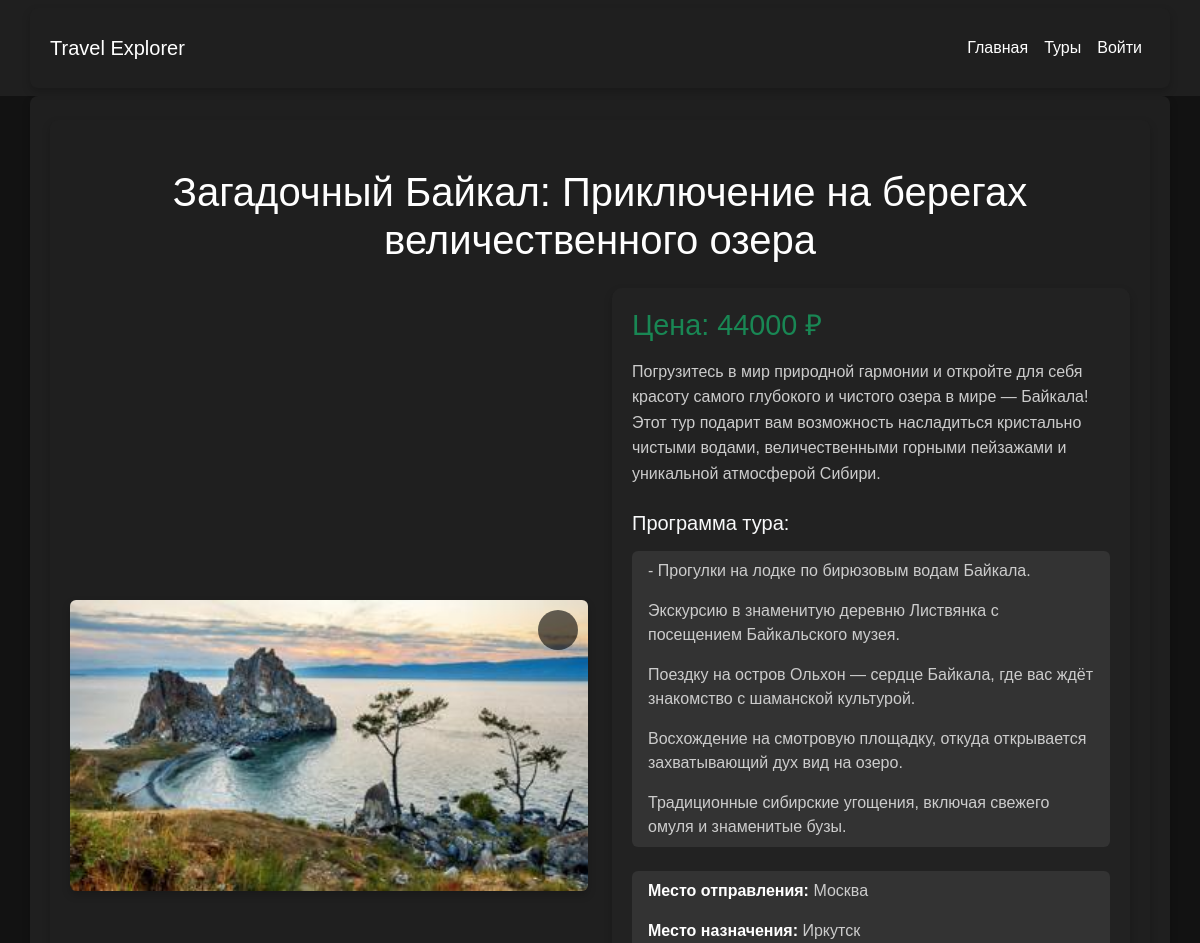
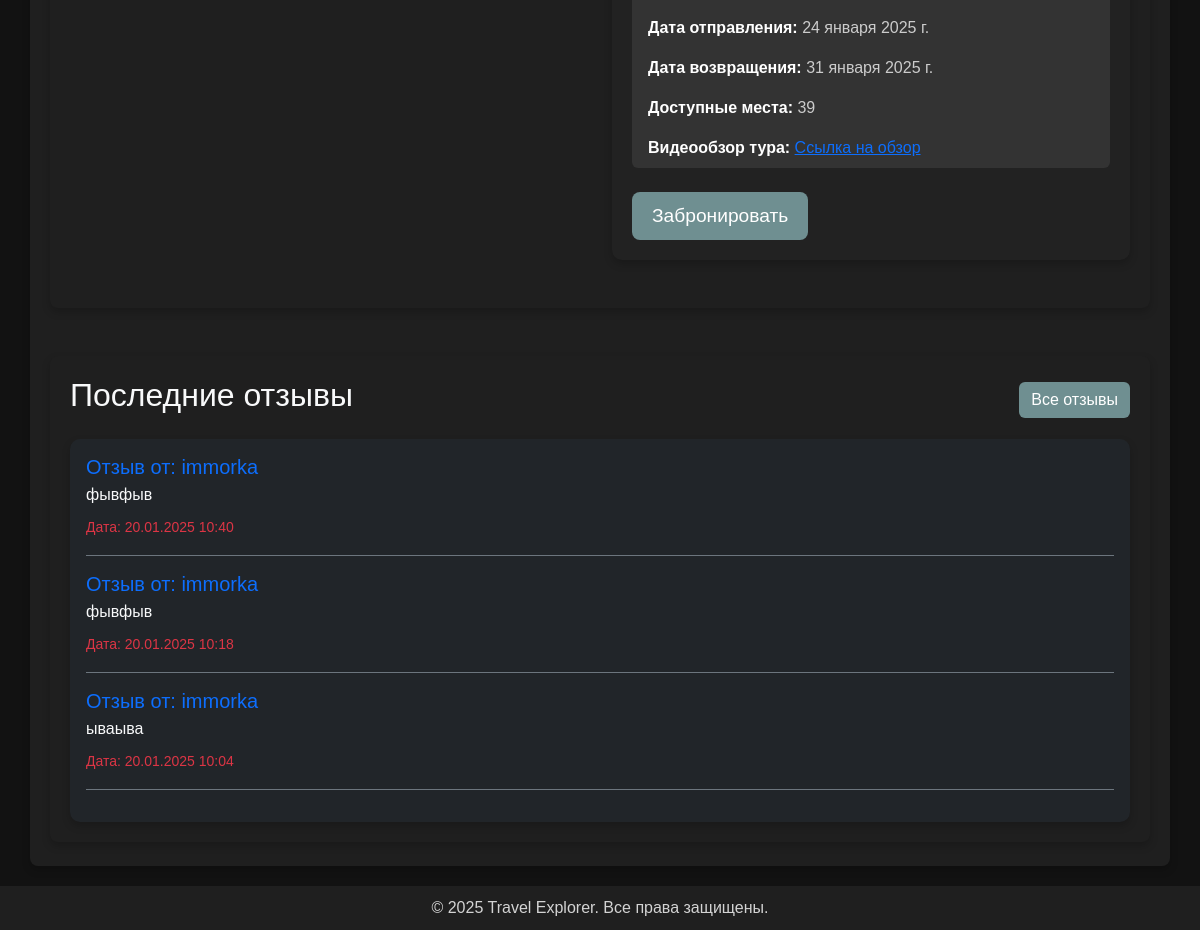
The app's page /tour/4/, older data (2 pictures, top to bottom).
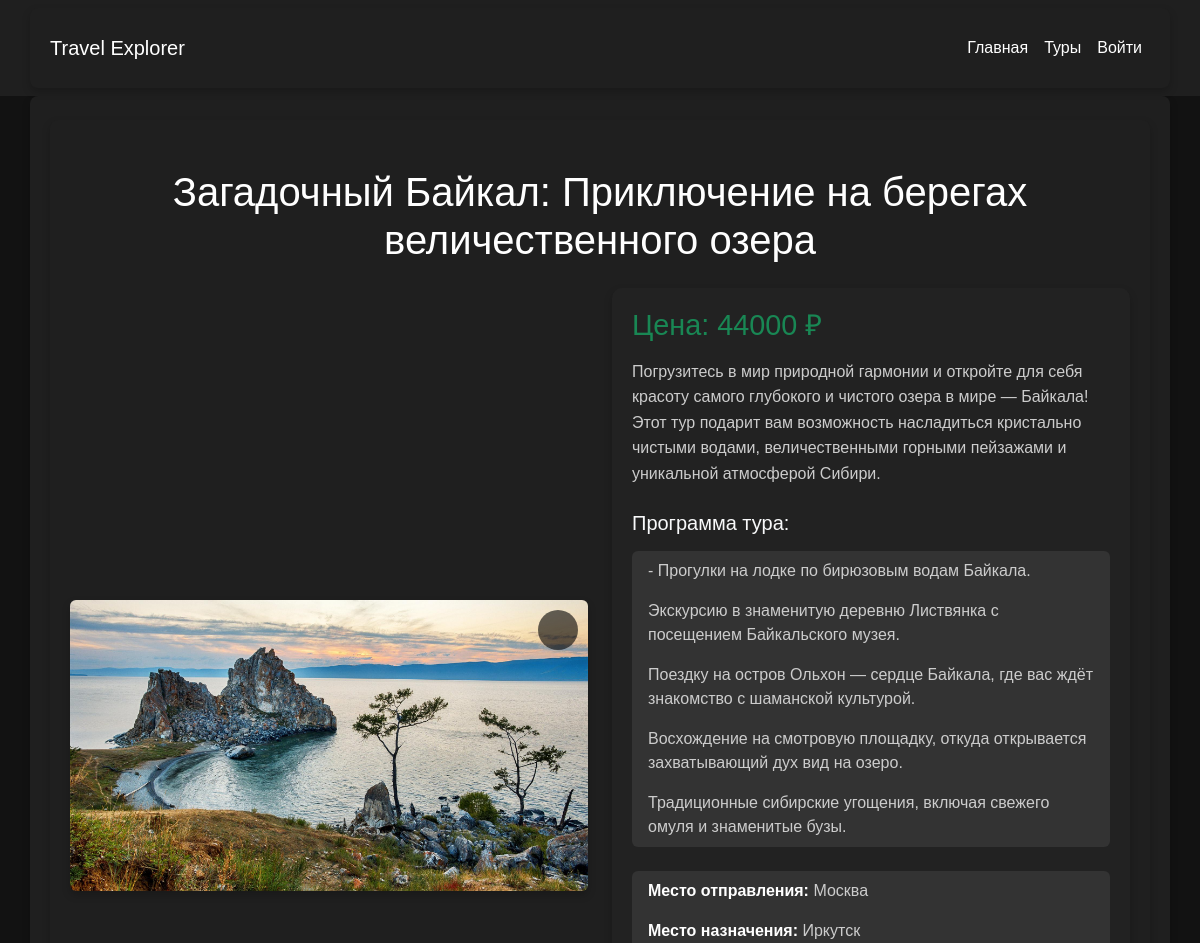
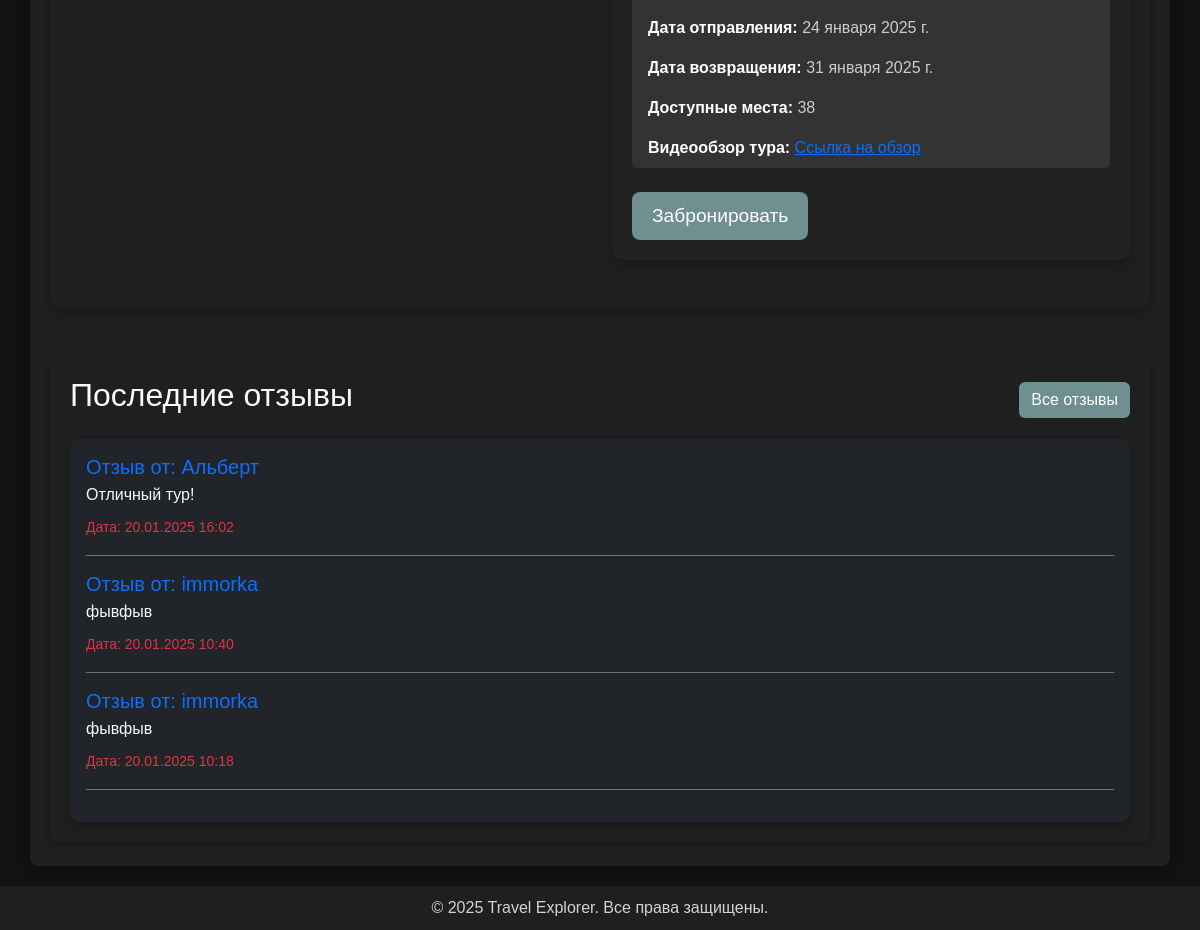
The same page, newer data (2 pictures, top to bottom).
### travel/models.py (models this page shows, shortened)
class Tour(models.Model):
    name_tour = models.CharField("Название тура", max_length=255)
    discription_tour = models.TextField("Описание тура")
    price_tour = models.IntegerField("Цена тура", validators=[validate_positive])
    departure = models.CharField("Место отправления", max_length=255)
    destination = models.CharField("Место назначения", max_length=255)
    date_departure = models.DateField("Дата отправления")
    date_return = models.DateField("Дата возвращения")
    operator_tour = models.CharField("Туроператор", max_length=255)
    places_tour = models.IntegerField("Количество мест", validators=[validate_positive])
    history = HistoricalRecords()
    is_hot = models.BooleanField(default=False)
    image = models.ImageField(upload_to='tours/', blank=True, null=True)
    objects = TourManager()
    video_url = models.URLField(
        max_length=255,
        blank=True,
        null=True,
        verbose_name="Ссылка на видеообзор"
    )
    class Meta:
        ordering = ['date_departure']
        verbose_name = "Тур"
        verbose_name_plural = "Туры"

class Review(models.Model):
    id_user = models.ForeignKey(User, verbose_name="Пользователь", on_delete=models.CASCADE, related_name='reviews')
    id_tour = models.ForeignKey(Tour, verbose_name="Тур", on_delete=models.CASCADE, related_name='reviews')
    text_review = models.TextField(max_length=500)
    created_at = models.DateTimeField("Дата создания", auto_now_add=True)
    image = models.ImageField(upload_to='reviews/', blank=True, null=True, verbose_name="Изображение")
    class Meta:
        verbose_name = "Отзыв"
        verbose_name_plural = "Отзывы"

class User(AbstractBaseUser, PermissionsMixin):
    email_user = models.EmailField("Email пользователя", unique=True)
    name_user = models.CharField("Имя пользователя", max_length=255)
    role_user = models.CharField("Роль пользователя", max_length=50)
    number_user = models.CharField("Номер телефона", max_length=15)
    is_staff = models.BooleanField(default=False)
    is_active = models.BooleanField(default=True)
    favorites = models.ManyToManyField(
        'Tour',
        through='Favorite',
        related_name='favorited_by',
        verbose_name="Избранные туры"
    )
    objects = UserManager()
    USERNAME_FIELD = 'email_user'
    REQUIRED_FIELDS = ['name_user']
    class Meta:
        verbose_name = "Пользователь"
        verbose_name_plural = "Пользователи"

### travel/views.py (the view)
# urls.py: path('tour/<int:id>/', views.tour_detail, name='tour-detail'),
def tour_detail(request, id):
    tour = get_object_or_404(Tour, id=id)
    is_favorite = (
        Favorite.objects.filter(id_user=request.user, id_tour=tour).exists()
        if request.user.is_authenticated else False
    )
    latest_reviews = Review.objects.filter(id_tour=tour).order_by('-created_at')[:3]
    operator_data = Tour.objects.values('operator_tour').annotate(tour_count=models.Count('operator_tour'))
    return render(request, 'travel/tour-detail.html', {
        'tour': tour,
        'latest_reviews': latest_reviews,
        'operator_data': operator_data,
        'is_favorite': is_favorite,
    })

### travel/templatetags/tour_filters.py (called while the page is built)
@register.filter
def slice_0_before_program(description):
    program_start = description.find("Программа тура включает:")
    return description[:program_start].strip() if program_start != -1 else description

@register.filter
def program_list(description):
    program_start = description.find("Программа тура включает:")
    if program_start == -1:
        return []
    program_text = description[program_start + len("Программа тура включает:"):].strip()
    items = program_text.split(" - ")
    return [item.strip() for item in items if item]

### travel/templates/travel/tour-detail.html (shortened to what this page needs)
{% extends 'travel/base.html' %}
{% load tour_filters %}
{% block content %}
<div class="container py-5">
    <h1 class="text-center mb-4">{{ tour.name_tour }}</h1>
    <div class="row align-items-center">
        <div class="col-md-6 text-center">
            <div class="position-relative">
                {% if tour.image %}
                <img src="{{ tour.image.url }}" class="rounded tour-image" alt="{{ tour.name_tour }}">
                {% else %}
                <img src="https://via.placeholder.com/600x400" class="rounded tour-image" alt="Изображение недоступно">
                {% endif %}
                <a href="{% url 'add_to_favorite' tour.id %}" class="favorite-toggle">
                </a>
            </div>
        </div>
        <div class="col-md-6">
            <div class="tour-details">
                <h4 class="text-success mb-3">Цена: {{ tour.price_tour }} ₽</h4>
                <p class="description mb-4">{{ tour.discription_tour|slice_0_before_program }}</p>
                <h5 class="text-light mb-3">Программа тура:</h5>
                <ul class="list-group mb-4">
                    {% for item in tour.discription_tour|program_list %}
                    <li class="list-group-item">
                        {{ item }}
                    </li>
                    {% endfor %}
                </ul>
                <ul class="list-group mb-4">
                    <li class="list-group-item"><strong>Место отправления:</strong> {{ tour.departure }}</li>
                    <li class="list-group-item"><strong>Место назначения:</strong> {{ tour.destination }}</li>
                    <li class="list-group-item"><strong>Дата отправления:</strong> {{ tour.date_departure }}</li>
                    <li class="list-group-item"><strong>Дата возвращения:</strong> {{ tour.date_return }}</li>
                    <li class="list-group-item"><strong>Доступные места:</strong> {{ tour.places_tour }}</li>
                    <li class="list-group-item">
                        <strong>Видеообзор тура:</strong>
                        <a href="{{ tour.video_url }}" target="_blank" class="text-primary">Ссылка на обзор</a>
                    </li>
                </ul>
                <button type="button" class="btn btn-success btn-lg" data-bs-toggle="modal" data-bs-target="#reserveModal">
                    Забронировать
                </button>
            </div>
        </div>
    </div>
</div>
<div class="container mt-5">
    <div class="d-flex justify-content-between align-items-center mb-3">
        <h2 class="text-light">Последние отзывы</h2>
        <a href="{% url 'all_reviews' tour.id %}" class="btn btn-outline-secondary">Все отзывы</a>
    </div>
    {% if latest_reviews %}
        <div class="card bg-dark p-3">
            {% for review in latest_reviews %}
            <div class="review-item border-bottom border-secondary pb-3 mb-3">
                <h5 class="text-primary mb-1">Отзыв от: {{ review.id_user.name_user }}</h5>
                <p class="mb-2 text-light">{{ review.text_review }}</p>
                <small class="text-danger">Дата: {{ review.created_at|date:"d.m.Y H:i" }}</small>
            </div>
            {% endfor %}
        </div>
    {% else %}
        <p class="text-light">Отзывов пока нет. Будьте первым, кто оставит отзыв!</p>
    {% endif %}
</div>
{% endblock %}

Row changes from the older to the newer data that the page shows:
no longer on this page (row unchanged): Review: id_user.name_user "immorka", text_review "ываыва", created_at "20.01.2025 10:04"
changed Tour "Загадочный Байкал: Приключение на берегах величественного озера": image: a different picture; places_tour "39" → "38"
added Review: id_user.name_user "Альберт", text_review "Отличный тур!", created_at "20.01.2025 16:02"
